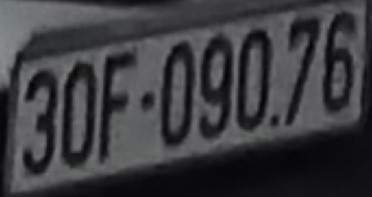
#> input picture utils/plate.jpg, 372 x 197 px
$ python -i char_extract.py   (imports and definitions only)
#> lines starting #> are read from the running program, lines starting #| are printed output that depends on the picture; after the words box and inside, x2 and y2 are one past the last pixel; in counts of white or black regions, pixels touching at a corner belong together
import cv2
import numpy as np
from matplotlib import pyplot as plt

def char_extract(img, plot_image = False):
#> called with plot_image = False
  i_h, i_w, _ = img.shape
#> i_h = 197; i_w = 372

  min_bound = i_w* i_h *0.02
#> min_bound = 1465.7
  max_bound = i_w* i_h * 0.1
#> max_bound = 7328.4
  remove_sides = img[i_h//100:i_h - i_h//100, i_w//100: i_w - i_w//100]
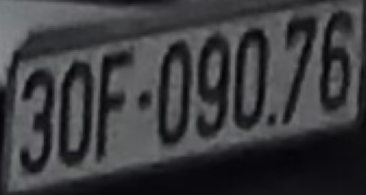
#> remove_sides: shape (195, 366, 3); mean R, G, B 60.4, 60.4, 63.2
  remove_sides_shape = remove_sides.shape
#> remove_sides_shape = (195, 366, 3)

  gray = cv2.cvtColor(remove_sides, cv2.COLOR_RGB2GRAY)


  thresh1 = cv2.adaptiveThreshold(gray, 255, cv2.ADAPTIVE_THRESH_MEAN_C, cv2.THRESH_BINARY , 51, 20)
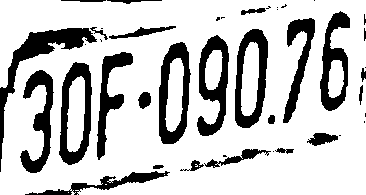
#> thresh1: shape (195, 366); 77.3% white; 42 black regions (17 under 20 px), largest, box (x1, y1, x2, y2) and area: (0, 28, 97, 172) 1997, (159, 42, 191, 144) 1609, (59, 62, 92, 165) 1579
  thresh2 = cv2.adaptiveThreshold(gray, 255, cv2.ADAPTIVE_THRESH_MEAN_C, cv2.THRESH_BINARY_INV , 21, 10)
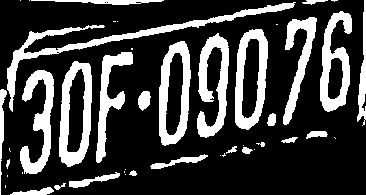
#> thresh2: shape (195, 366); 24.8% white; 45 white regions (19 under 20 px)

  # Find contours in the binary image
  contours1, _ = cv2.findContours(thresh1, cv2.RETR_EXTERNAL, cv2.CHAIN_APPROX_SIMPLE)
#> contours1 = 4 contours, 3 with area under 20; largest, box (x1, y1, x2, y2) and area: (0, 0, 366, 195) 67424
  contours2, _ = cv2.findContours(thresh2, cv2.RETR_EXTERNAL, cv2.CHAIN_APPROX_SIMPLE)
#> contours2 = 45 contours, 21 with area under 20; largest, box (x1, y1, x2, y2) and area: (59, 61, 92, 167) 2730, (159, 41, 191, 146) 2608, (235, 29, 268, 130) 2590, (7, 2, 296, 112) 2016, (320, 11, 352, 112) 1933

  # Iterate through contours and cut each character
  cordinates = []
  chars = []
  avg_h = 0
  count = 0
  contours = contours1 if len(contours1) > len(contours2) else contours2
#> contours has the same summary as contours2
  thresh = thresh1 if len(contours1) > len(contours2) else thresh2

  if plot_image:
    plt.imshow(thresh)
    plt.show()

  for i, contour in enumerate(contours):
    x, y, w, h = cv2.boundingRect(contour)
    contour_area = cv2.contourArea(contour)
    area = w * h
    aspect_ratio = w / h

    min_contour_area = i_h * i_w * 0.03
    max_contour_area =  i_h * i_w * 0.08
    if x <= 2 and h > 30:
      continue

    if y <= 2 and w > 30:

      continue
    if x < 10 and y  < 10:
       continue

    if x < 10 and y > remove_sides_shape[0] - 10:
       continue

    if x > remove_sides_shape[1] - 10 and y  < 10:
       continue

    if y > remove_sides_shape[0] - 10 and x > remove_sides_shape[1] - 10:
       continue


    if  (min_bound < area < max_bound) and (0.2 < aspect_ratio < 2):
      character = thresh[y - 1:y + h +1, x - 1:x + w + 1]
      kernel = np.array([[-1,-1,-1], [-1,9,-1], [-1,-1,-1]])
      # character = cv2.filter2D(character, -1, kernel)
      # character = cv2.medianBlur(character, 5)
      avg_h += h
      count += 1
      cordinates.append([x, y])
      chars.append(character)
#> this loop made 45 passes
#> (x, y, w, h, contour_area, area, aspect_ratio, avg_h) on passes 27, 28, 29, 31, 32, 33, 37, 38: (20, 70, 34, 104, 1385.5, 3536, 0.327, 104), (59, 61, 33, 106, 2730, 3498, 0.311, 210), (96, 52, 37, 111, 1150.5, 4107, 0.333, 321), (159, 41, 32, 105, 2607.5, 3360, 0.305, 426), (197, 33, 32, 105, 1489.5, 3360, 0.305, 531), (235, 29, 33, 101, 2589.5, 3333, 0.327, 632), (283, 17, 34, 108, 1102, 3672, 0.315, 740), (320, 11, 32, 101, 1933, 3232, 0.317, 841)
#> (x, y, w, h, contour_area, area, aspect_ratio) on passes 1, 3, 6, 9, 13, 17: (10, 187, 44, 8, 144.5, 352, 5.5), (54, 183, 12, 7, 23.5, 84, 1.71), (69, 172, 51, 16, 215.5, 816, 3.19), (129, 170, 8, 6, 21.5, 48, 1.33), (150, 154, 58, 15, 210, 870, 3.87), (242, 147, 11, 7, 39, 77, 1.57)
#> after the loop, avg_h = 841; chars = 8 items; cordinates = [[20, 70], [59, 61], [96, 52], [159, 41], [197, 33], [235, 29], [283, 17], [320, 11]]; count = 8


  if count <= 0:
    return None
  avg_h /= count
#> avg_h = 105.1

  points = np.array(cordinates)
#> points has the same summary as cordinates
  sort_index = np.argsort(points[:, 1])
#> sort_index = [7, 6, 5, 4, 3, 2, 1, 0]

  lines = [[]]
  current_line = points[sort_index[0]][1]
#> current_line = 11

  for i in sort_index:
    if abs(points[i][1] - current_line) < (avg_h * 0.8):
      lines[-1].append(i)
    else:
      lines.append([i])
      current_line = points[i][1]
#> this loop made 8 passes
#> i on passes 1, 2, 3, 5, 6, 7, 8: 7, 6, 5, 3, 2, 1, 0
#> after the loop, lines = [[7, 6, 5, 4, 3, 2, 1, 0]]

  final_sort = [sorted(line, key=lambda x: points[x][0]) for line in lines]
#> final_sort = [[0, 1, 2, 3, 4, 5, 6, 7]]
  unpack = []
  for line in final_sort:
    unpack += line
#> this loop made 1 pass

  sorted_chars = [chars[i] for i in unpack]
#> sorted_chars = 8 items

  if plot_image:
    for c in sorted_chars:
      plt.imshow(c)
      plt.show()

  return sorted_chars


>>> import cv2
>>> picture = cv2.cvtColor(cv2.imread('plate.jpg'), cv2.COLOR_BGR2RGB)
>>> result = char_extract(picture)
#> result = 8 items
